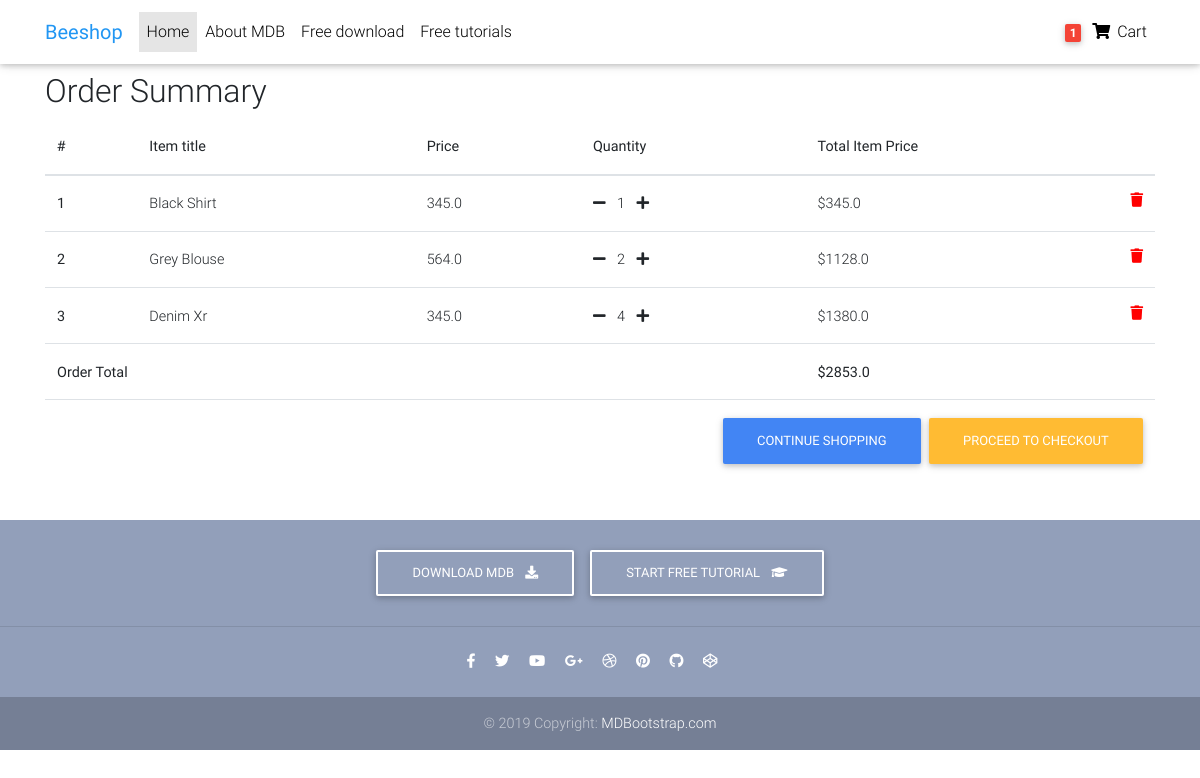
/order-summary/ (signed in), run on an earlier commit of the app's database.
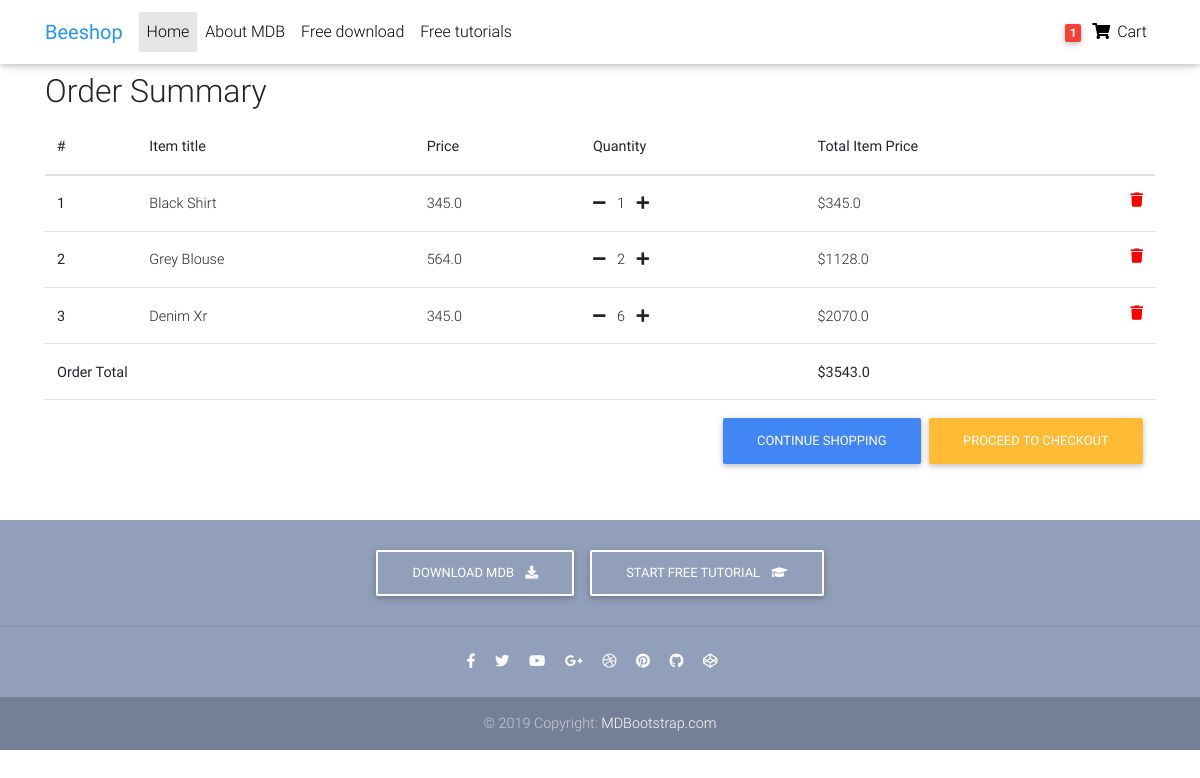
And on a later commit of the database.
### shop/models.py (models this page shows, shortened)
class OrderItem(models.Model):
    user = models.ForeignKey(settings.AUTH_USER_MODEL,
                             on_delete=models.CASCADE)
    ordered = models.BooleanField(default=False)
    item = models.ForeignKey(Item, on_delete=models.CASCADE)
    quantity = models.PositiveIntegerField(default=1)
    def get_total_item_price(self):
        return self.quantity * self.item.price
    def get_final_price(self):
        if self.item.discount_price:
            return self.get_total_discount_item_price()
        return self.get_total_item_price()

class Item(models.Model):
    title = models.CharField(max_length=100)
    price = models.FloatField()
    discount_price = models.FloatField(blank=True, null=True)
    category = models.CharField(choices=CATEGORY_CHOICES, max_length=2)
    label = models.CharField(choices=LABEL_CHOICES, max_length=1)
    slug = models.SlugField()
    description = models.TextField()
    image = models.ImageField()

class Order(models.Model):
    user = models.ForeignKey(settings.AUTH_USER_MODEL,
                             on_delete=models.CASCADE)
    ref_code = models.CharField(max_length=20, blank=True, null=True)
    items = models.ManyToManyField(OrderItem)
    start_date = models.DateTimeField(auto_now_add=True)
    ordered_date = models.DateTimeField()
    ordered = models.BooleanField(default=False)
    shipping_address = models.ForeignKey(
        'Address', related_name='shipping_address', on_delete=models.SET_NULL, blank=True, null=True)
    billing_address = models.ForeignKey(
        'Address', related_name='billing_address', on_delete=models.SET_NULL, blank=True, null=True)
    payment = models.ForeignKey(
        'Payment', on_delete=models.SET_NULL, blank=True, null=True)
    coupon = models.ForeignKey(
        'Coupon', on_delete=models.SET_NULL, blank=True, null=True)
    being_delivered = models.BooleanField(default=False)
    received = models.BooleanField(default=False)
    refund_requested = models.BooleanField(default=False)
    refund_granted = models.BooleanField(default=False)
    '''
    1. Item added to cart
    2. Adding a billing address
    (Failed checkout)
    3. Payment
    (Preprocessing, processing, packaging etc.)
    4. Being delivered
    5. Received
    6. Refunds
    '''
    def get_total(self):
        total = 0
        for order_item in self.items.all():
            total += order_item.get_final_price()
        if self.coupon:
            total -= self.coupon.amount
        return total

### shop/views.py (the view)
# urls.py: path('order-summary/', OrderSummaryView.as_view(), name='order-summary'),
class OrderSummaryView(LoginRequiredMixin, View):
    def get(self, *args, **kwargs):
        try:
            order = Order.objects.get(user=self.request.user, ordered=False)
            context = {
                'object': order
            }
            return render(self.request, 'order_summary.html', context)
        except ObjectDoesNotExist:
            messages.warning(self.request, "You do not have an active order")
            return redirect("/")

### templates/order_summary.html (shortened to what this page needs)
{% extends "base.html" %} {% block content %}
<main>
  <div class="container">
    <div class="table-responsive text-nowrap">
      <h2>Order Summary</h2>
      <table class="table">
        <thead>
          <tr>
            <th scope="col">#</th>
            <th scope="col">Item title</th>
            <th scope="col">Price</th>
            <th scope="col">Quantity</th>
            <th scope="col">Total Item Price</th>
          </tr>
        </thead>
        <tbody>
          {% for order_item in object.items.all %}
          <tr>
            <th scope="row">{{ forloop.counter }}</th>
            <td>{{ order_item.item.title }}</td>
            <td>{{ order_item.item.price }}</td>
            <td>
              <a
                href="{% url 'shop:remove-single-item-from-cart' order_item.item.slug %}"
                ><i class="fas fa-minus mr-2"></i
              ></a>
              {{ order_item.quantity }}
              <a href="{% url 'shop:add-to-cart' order_item.item.slug %}"
                ><i class="fas fa-plus ml-2"></i
              ></a>
            </td>
            <td>
              {% if order_item.item.discount_price %} ${{
              order_item.get_total_discount_item_price }}
              <span class="badge badge-primary"
                >Saving ${{ order_item.get_amount_saved }}</span
              >
              {% else %} ${{ order_item.get_total_item_price }} {% endif %}
              <a
                style="color: red"
                href="{% url 'shop:remove-from-cart' order_item.item.slug %}"
              >
                <i class="fas fa-trash float-right"></i>
              </a>
            </td>
          </tr>
          {% endfor %}  {% if object.get_total %}
          <tr>
            <td colspan="4"><b>Order Total</b></td>
            <td><b>${{ object.get_total }}</b></td>
          </tr>
          <tr>
            <td colspan="5">
              <a class="btn btn-warning float-right ml-2" href="/checkout/"
                >Proceed to checkout</a
              >
              <a class="btn btn-primary float-right" href="/"
                >Continue shopping</a
              >
            </td>
          </tr>
          {% endif %}
        </tbody>
      </table>
    </div>
  </div>
</main>
{% endblock content %}

What changed in the data, as far as the page shows it:
changed OrderItem "Denim Xr": quantity "4" → "6"; get_total_item_price "1380.0" → "2070.0"
changed through a linked row, Order: get_total "2853.0" → "3543.0"
